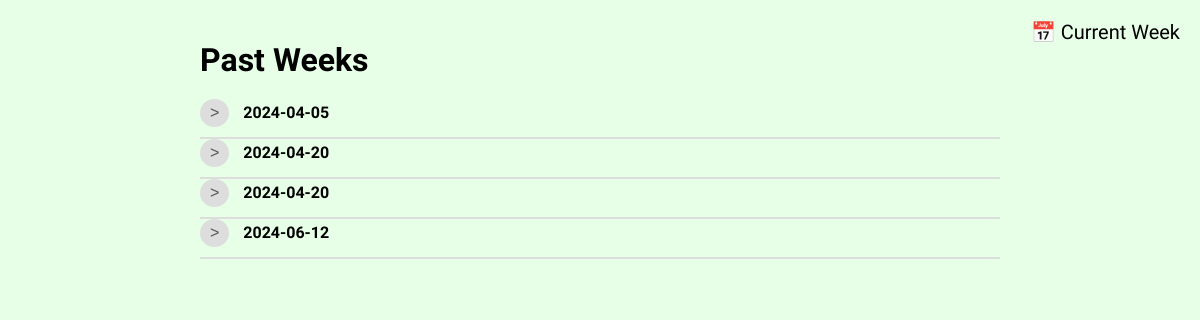
The page /past_tweets on the database as committed earlier.
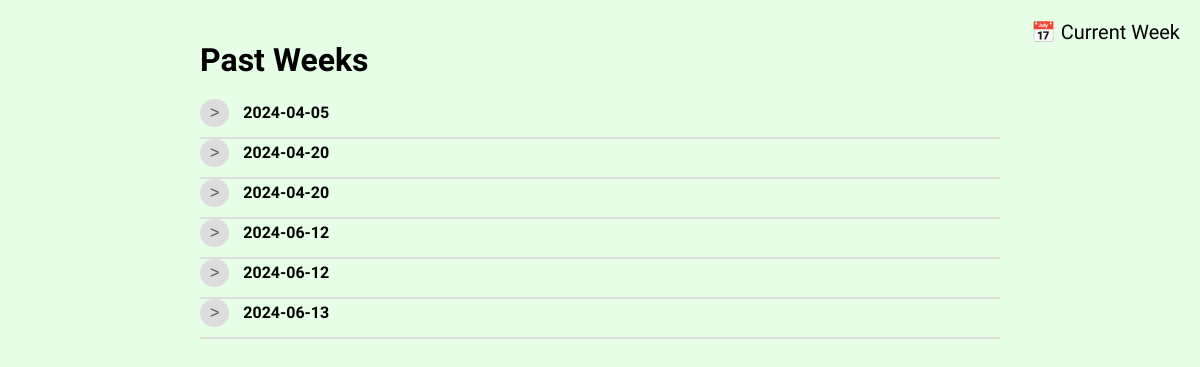
The same page on the database as committed later.
### app.py (models this page shows, shortened)
class Tweet(db.Model):
    id = db.Column(db.Integer, primary_key=True)
    summary = db.Column(
        db.String(280), nullable=False
    )  # Assuming a max of 280 characters for tweet summary
    topic1 = db.Column(db.String(280))
    topic2 = db.Column(db.String(280))
    topic3 = db.Column(db.String(280))
    topic4 = db.Column(db.String(280))
    date = db.Column(db.Date, default=date.today)
    link = db.Column(db.String(200))  # Adjust the max length as needed for your URLs

### app.py (the view)
@app.route("/past_tweets")
def past_tweets():
    past_tweets = Tweet.query.all()
    return render_template("past_weeks.html", past_tweets=past_tweets)

### templates/past_weeks.html (shortened to what this page needs)
<!DOCTYPE html>
<html lang="en">
  <head>
  </head>
  <body>
    <div class="container">
      <h1>Past Weeks</h1>
      <a href="/" class="current-week-link">📅 Current Week</a>
      {% for tweet in past_tweets|sort(attribute='date') %}
      <div class="tweet">
        <div class="tweet-date">
          <button class="expand-button" onclick="toggleDetails(this)">></button>
          <strong>{{ tweet.date }}</strong>
        </div>
      </div>
      {% endfor %}
    </div>
  </body>
</html>

Rows that differ between the two databases and show on the page:
added Tweet: date "2024-06-12"
added Tweet: date "2024-06-13"
